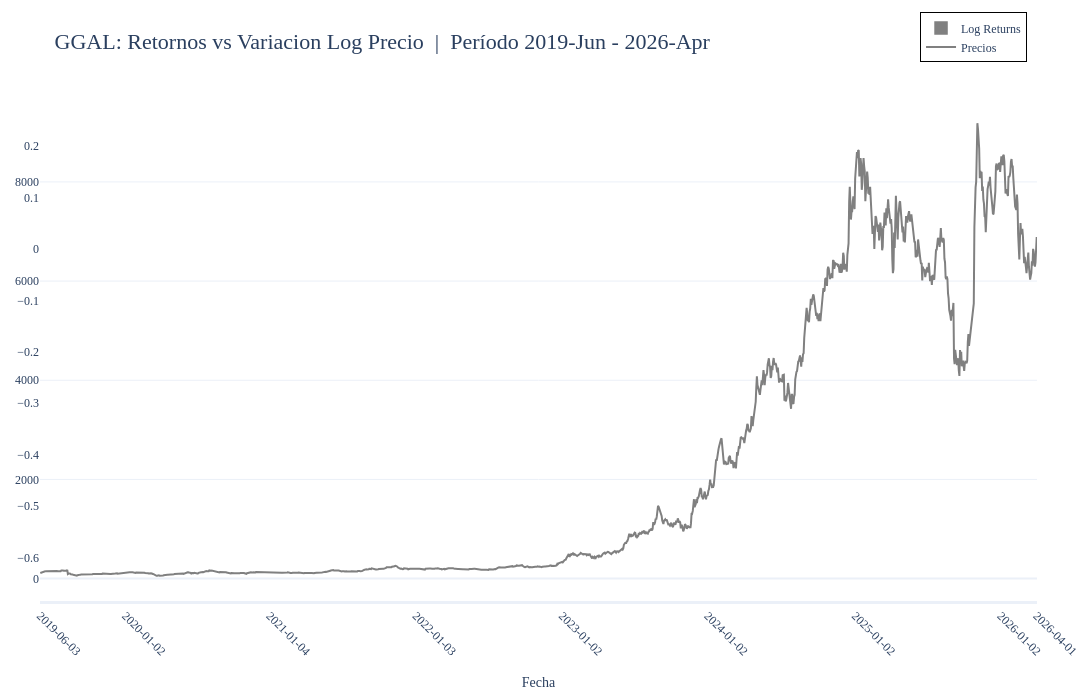

Notebook source saved alongside this figure:
### Markdown cell above
# Retornos vs Variación % precio

### Code cell
datos = prices
tickers = TICKERS

eje_x = datos.index
x_cat = eje_x.strftime('%Y/%m/%d')

fecha_inicio, fecha_fin = datos.index[[0, -1]]
periodo = f"{fecha_inicio.strftime('%Y-%b')} - {fecha_fin.strftime('%Y-%b')}"
graf_titulo = f'{tickers[0]}: Retornos vs Variacion Log Precio  |  Período {periodo}'
eje_x_titulo = f'Fecha'
eje_y_titulo = f'Retornos'
eje_y_titulo_2 = f'Variacion Log Precio acum.'

# primer día de cada mes + extremos
primeros_dias = eje_x.to_series().groupby(eje_x.year).min().sort_values()
fechas_tick = pd.to_datetime(pd.Index([eje_x.min(), eje_x.max()]).union(primeros_dias)).drop_duplicates().sort_values()

tickvals = fechas_tick.strftime('%Y/%m/%d')		# leyenda en cada tick del graf
ticktext = fechas_tick.strftime('%Y-%m-%d')		# etiquetas eje x


fig_price = go.Figure()

# fig_volat.add_trace(go.Scatter(
# 	x=x_cat,
# 	y=datos,
# 	mode='lines',
# 	line=dict(color='grey', width=1),
# 	name='Retornos'
# ))
fig_price.add_trace(go.Bar(
	x=x_cat,
	y=datos['Return_log'],
	marker=dict(color='grey', 
		line=dict(color='grey', width=1.5)),
	opacity=1,
	name='Log Returns',
	yaxis='y'
))

fig_price.add_trace(go.Scatter(
	x=x_cat,
	y=datos['Close'],
	marker=dict(color='grey', 
		line=dict(color='grey', width=1.5)),
	opacity=1,
	name='Precios',
	yaxis='y2'
))

# line_props = [
# 	{"y": np.full(len(datos), volat_hist), 'color': 'black', "dash": "solid", "text_leg": f'Volat. historica'},
# 	{"y": volat_MA500, 'color': 'purple', "dash": "solid", "text_leg": f'Volat. MA 500'},
# 	{"y": volat_MA40, 'color': 'green', "dash": "solid", "text_leg": f'Volat. MA 40'},
# 	#{y": volat_MA20, 'color': 'purple', "dash": "solid", "text_leg": f'Volat. MA 20 corta'},
# 	{"y": volat_EWMA['vol_ewma'], 'color': 'blue', "dash": "solid", "text_leg": f'Volat. EWMA'},
# 	{"y": volat_GARCH/1, 'color': 'green', "dash": "solid", "text_leg": f'Volat. GARCH Conditional'},
# 	{"y": volat_GARCH_20, 'color': 'orange', "dash": "solid", "text_leg": f'Volat. GARCH 20 Forecast'},
# ]

# for prop in line_props:
# 	fig_volat.add_trace(go.Scatter(
# 		x=x_cat,
# 		y=prop['y'],
# 		mode='lines',
# 		line=dict(color=prop['color'], dash=prop['dash'], width=1),
# 		name=prop['text_leg'],  # Agrega texto a la leyenda
# 		showlegend=True,
# 		yaxis="y2"
# 	))


# Rango de ejes
min_retornos = float(np.min(datos['Return_log']))
max_retornos = float(np.max(datos['Return_log']))
min_prices = float(np.min(datos['Close']))
max_prices = float(np.max(datos['Close']))
rango_y = [min(min_retornos, min_prices), max(max_retornos, max_prices)]


fig_price.update_layout(
    width=1400, height=700, margin=dict(l=40, r=40, t=60, b=40),
    title=graf_titulo,
    title_font=dict(size=22, family="calibri"),
    font=dict(size=12, family="calibri"),
    xaxis=dict(
        title=dict(text=eje_x_titulo, standoff=20),
        type="category", tickmode="array",
        tickvals=tickvals, ticktext=ticktext,
        tickangle=45,
        showticklabels=True,
        showline=True, linewidth=3,
        # categoryorder="array", categoryarray=list(x_cat),
    ),
    # yaxis=dict(title=eje_y_titulo, tickformat=".1%", side="left", range=rango_y),
    # yaxis2=dict(title=eje_y_titulo_2, tickformat=".1%", overlaying="y", side="right", showgrid=False, range=rango_y),
    legend=dict(bordercolor="black", borderwidth=1, x=0.99, y=1.17, xanchor="right", yanchor="top"),
    template="plotly_white"
)

fig_price.show()

### Figure 1 — Plotly figure (JSON) as saved in the notebook; plotly's stock layout.template omitted (floating-point values rounded to 4 significant figures; data arrays with more than 128 entries replaced by an {"elided": "..."} marker saying what was removed)
{"data": [{"marker": {"color": "grey", "line": {"color": "grey", "width": 1.5}}, "name": "Log Returns", "opacity": 1, "type": "bar", "x": {"elided": "1664 str values"}, "y": {"elided": "1664 float values"}, "yaxis": "y"}, {"marker": {"color": "grey", "line": {"color": "grey", "width": 1.5}}, "name": "Precios", "opacity": 1, "type": "scatter", "x": {"elided": "1664 str values"}, "y": {"elided": "1664 float values"}, "yaxis": "y2"}], "layout": {"font": {"family": "calibri", "size": 12}, "height": 700, "legend": {"bordercolor": "black", "borderwidth": 1, "x": 0.99, "xanchor": "right", "y": 1.17, "yanchor": "top"}, "margin": {"b": 40, "l": 40, "r": 40, "t": 60}, "title": {"font": {"family": "calibri", "size": 22}, "text": "GGAL: Retornos vs Variacion Log Precio  |  Período 2019-Jun - 2026-Apr"}, "width": 1400, "xaxis": {"linewidth": 3, "showline": true, "showticklabels": true, "tickangle": 45, "tickmode": "array", "ticktext": ["2019-06-03", "2020-01-02", "2021-01-04", "2022-01-03", "2023-01-02", "2024-01-02", "2025-01-02", "2026-01-02", "2026-04-01"], "tickvals": ["2019/06/03", "2020/01/02", "2021/01/04", "2022/01/03", "2023/01/02", "2024/01/02", "2025/01/02", "2026/01/02", "2026/04/01"], "title": {"standoff": 20, "text": "Fecha"}, "type": "category"}}}
